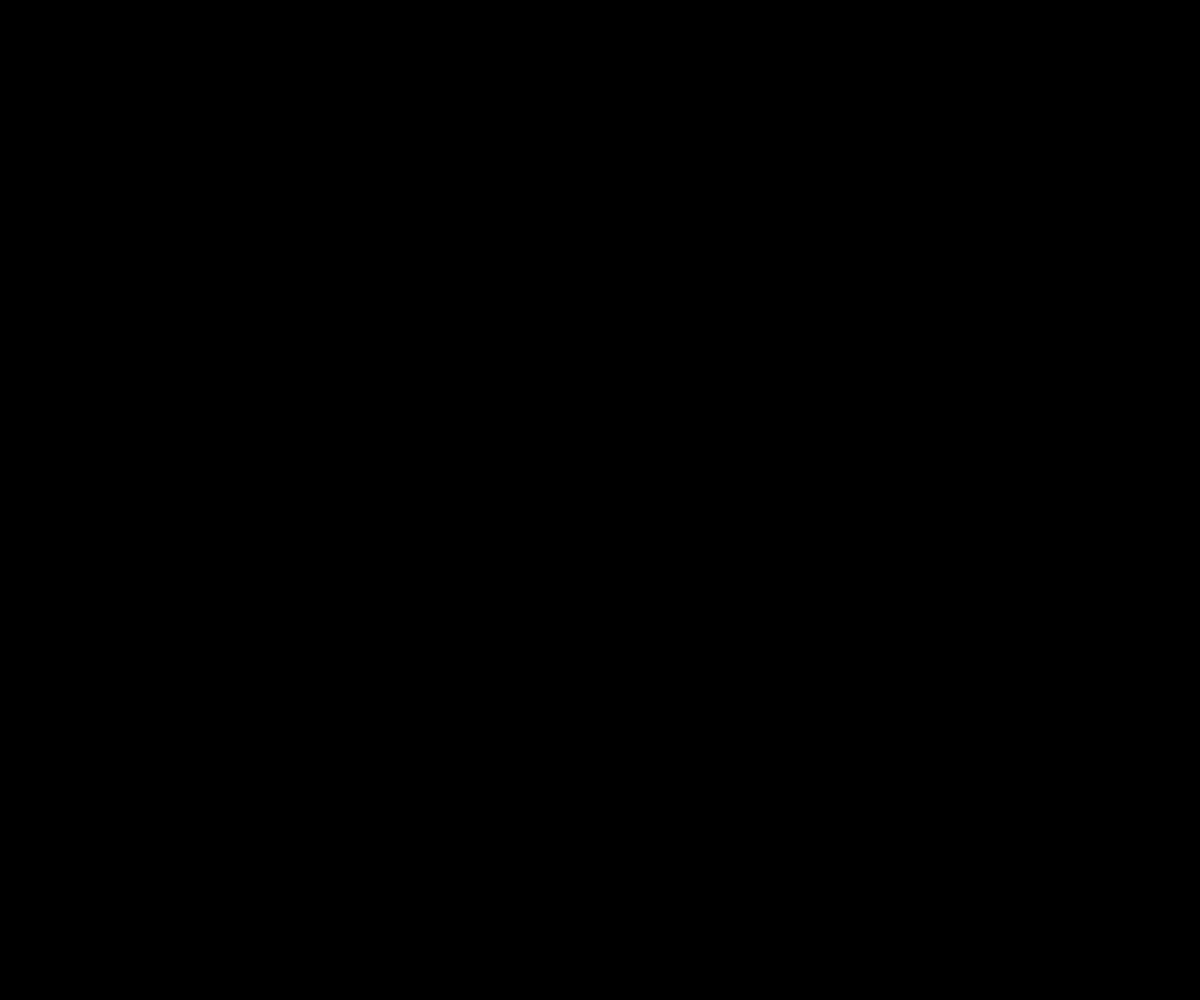
Frame 1 (no input)
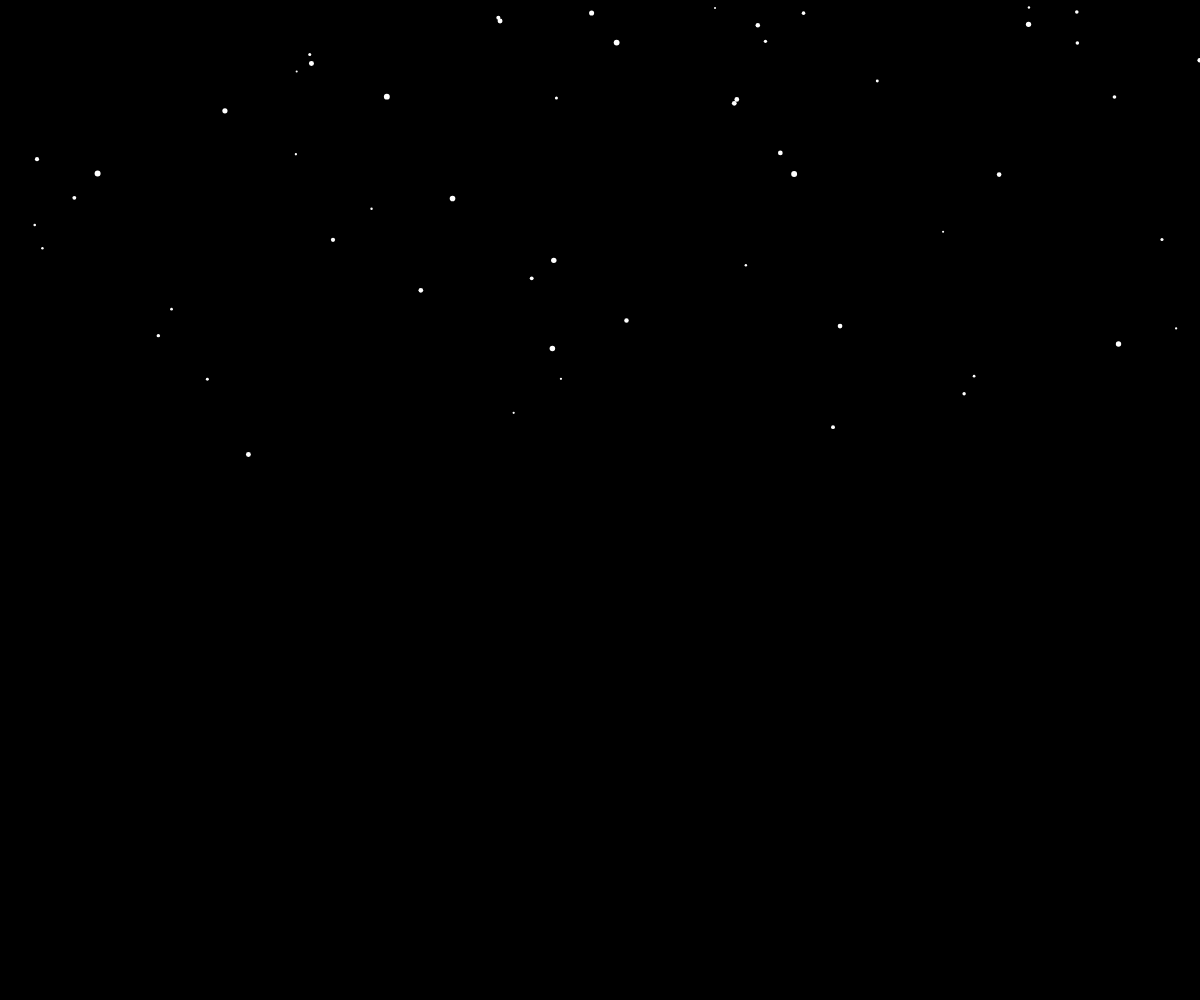
Frame 60 (no input)
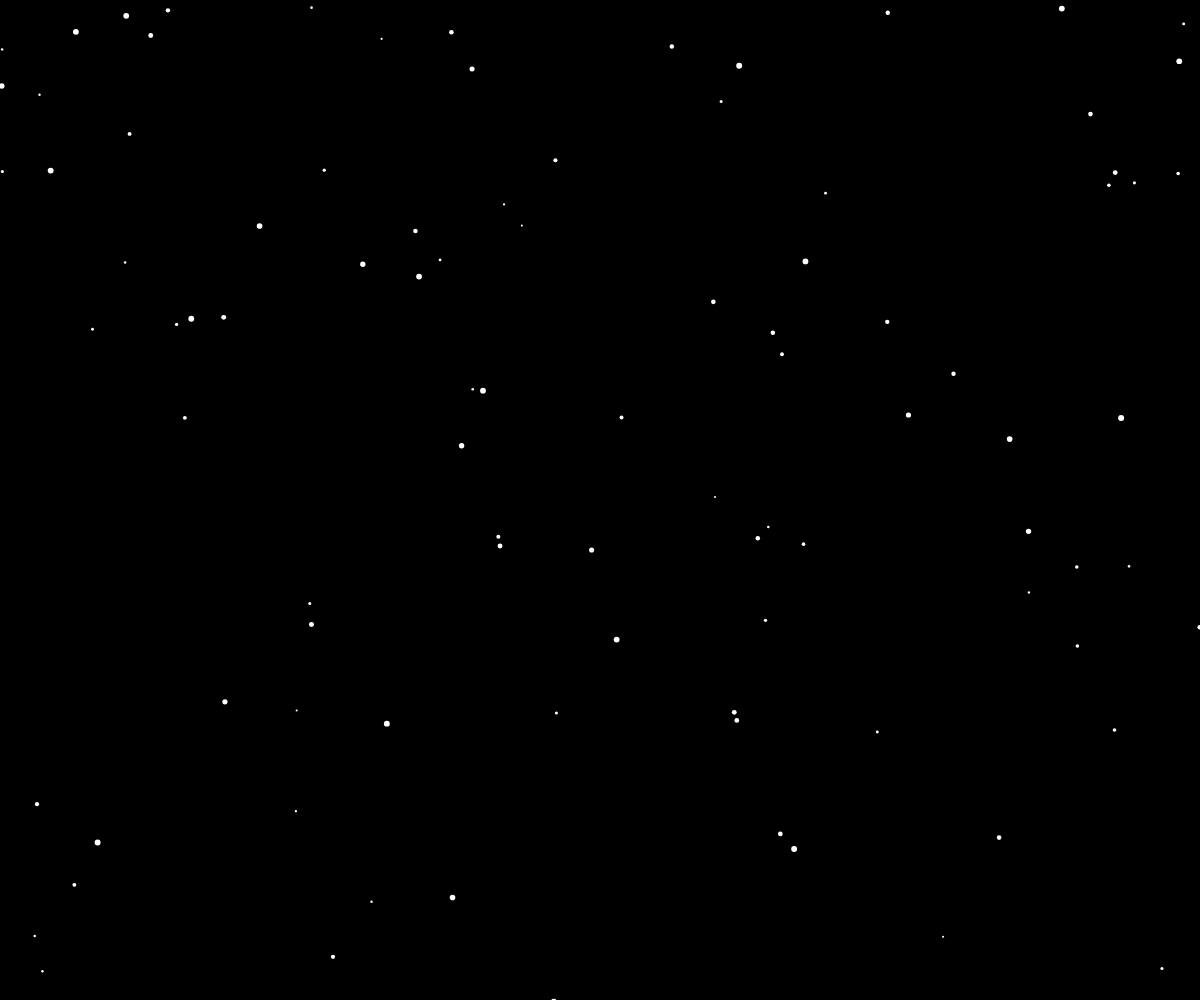
Frame 120 (the mouse pressed at the canvas centre since frame 60)

The p5.js sketch that drew these frames (run headless with seeded random() and noise() and a simulated clock; from frame 60 on, the mouse is pressed at the canvas centre):

// p5.js sketch
// ── sketch.js
var snow = [];
var gravity;

function setup() {
  createCanvas(windowWidth, windowHeight);
  gravity = createVector(0, 0.1);
}

function draw() {
  background(0);
  snow.push(new Snowflake());
  snow.forEach(flake => {
    flake.applyForce(gravity);
    flake.render();
    flake.update(); 
  }); 

  snow = snow.filter(flake => {
    return !(flake.belowScreen());
  });
}

// ── snowflake.js
class Snowflake {
  constructor () {
    this.r = random(2, 6);
    const x = random(width);
    const y = random(-100, 10);
    this.pos = createVector(x, y);
    this.vel = createVector(0, 5);
    this.acc = createVector();
  }

  applyForce(force) {
    this.acc.add(force);
  }

  update() {
    this.vel.add(this.acc);
    this.pos.add(this.vel);

    this.acc.mult(0);
  }

  render() {
    stroke(255);
    strokeWeight(this.r);
    point(this.pos.x, this.pos.y);
  }

  belowScreen() {
    return (this.pos.y > height + this.r);
  }
}
